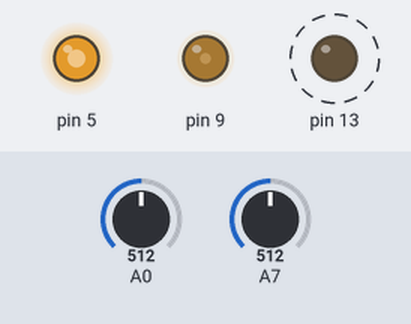
Bench run of a sketch on a simulated Arduino Nano, built with avr-gcc and run on an emulated ATmega328P. On the bench: output pins drawn as LEDs (lit = HIGH). Dashed ring = blinking. Inputs (shaded band) come from the test bench; at power-on: A0 = 512, A7 = 512. What the sketch prints to the serial monitor is not drawn.

Above: at 0.12 s.
Timing chart, 0 to 3.0 s (numbered marks = the images above):
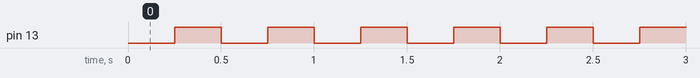

Measured:
- by itself, pin 13: alternates HIGH for 0.25 s and LOW for 0.25 s

The sketch:

promini-io.ino
```cpp
// Pro Mini: millis/Serial/ADC/PWM — คอมไพล์ทั้งรุ่น 5 V/16 MHz (promini-io.hex) และ 3.3 V/8 MHz (promini3-io.hex)
void setup() {
  Serial.begin(9600);
  pinMode(13, OUTPUT);
  analogWrite(9, 64);   // Timer1 prescaler 64: 16 MHz -> 490 Hz · 8 MHz -> 245 Hz
  analogWrite(5, 192);  // Timer0 prescaler 64: 16 MHz -> 977 Hz · 8 MHz -> 488 Hz
}

void loop() {
  static unsigned long last = 0;
  if (millis() - last >= 250) {
    last = millis();
    Serial.print("t=");
    Serial.print(last);
    Serial.print(" A0=");
    Serial.print(analogRead(A0));
    Serial.print(" A7=");
    Serial.println(analogRead(A7));
    digitalWrite(13, !digitalRead(13));
  }
}
```
